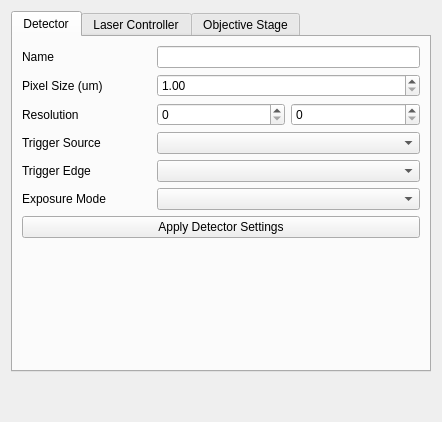
<?xml version="1.0" encoding="UTF-8"?>
<ui version="4.0">
 <class>Form</class>
 <widget class="QWidget" name="Form">
  <property name="geometry">
   <rect>
    <x>0</x>
    <y>0</y>
    <width>442</width>
    <height>422</height>
   </rect>
  </property>
  <property name="windowTitle">
   <string>Form</string>
  </property>
  <layout class="QGridLayout" name="gridLayout">
   <item row="0" column="0">
    <widget class="QTabWidget" name="tabWidget">
     <property name="currentIndex">
      <number>0</number>
     </property>
     <widget class="QWidget" name="tab_detector">
      <attribute name="title">
       <string>Detector</string>
      </attribute>
      <layout class="QGridLayout" name="gridLayout_2">
       <item row="3" column="1">
        <widget class="QSpinBox" name="spinBox_resolution_x">
         <property name="maximum">
          <number>1000000</number>
         </property>
        </widget>
       </item>
       <item row="3" column="0">
        <widget class="QLabel" name="label_resolution">
         <property name="text">
          <string>Resolution</string>
         </property>
        </widget>
       </item>
       <item row="2" column="1" colspan="2">
        <widget class="QDoubleSpinBox" name="doubleSpinBox_pixelsize">
         <property name="decimals">
          <number>2</number>
         </property>
         <property name="minimum">
          <double>1.000000000000000</double>
         </property>
         <property name="maximum">
          <double>10000.000000000000000</double>
         </property>
         <property name="singleStep">
          <double>0.010000000000000</double>
         </property>
        </widget>
       </item>
       <item row="6" column="0">
        <widget class="QLabel" name="label_exposure_mode">
         <property name="text">
          <string>Exposure Mode</string>
         </property>
        </widget>
       </item>
       <item row="3" column="2">
        <widget class="QSpinBox" name="spinBox_resolution_y">
         <property name="maximum">
          <number>1000000000</number>
         </property>
        </widget>
       </item>
       <item row="4" column="1" colspan="2">
        <widget class="QComboBox" name="comboBox_trigger_source"/>
       </item>
       <item row="0" column="0">
        <widget class="QLabel" name="label_name">
         <property name="text">
          <string>Name</string>
         </property>
        </widget>
       </item>
       <item row="0" column="1" colspan="2">
        <widget class="QLineEdit" name="lineEdit_detector_name"/>
       </item>
       <item row="5" column="1" colspan="2">
        <widget class="QComboBox" name="comboBox_trigger_edge"/>
       </item>
       <item row="7" column="0" colspan="3">
        <widget class="QPushButton" name="pushButton_apply_detector_settings">
         <property name="text">
          <string>Apply Detector Settings</string>
         </property>
        </widget>
       </item>
       <item row="2" column="0">
        <widget class="QLabel" name="label_pixelsize">
         <property name="text">
          <string>Pixel Size (um)</string>
         </property>
        </widget>
       </item>
       <item row="4" column="0">
        <widget class="QLabel" name="label_trigger_source">
         <property name="text">
          <string>Trigger Source</string>
         </property>
        </widget>
       </item>
       <item row="8" column="0" colspan="3">
        <spacer name="verticalSpacer">
         <property name="orientation">
          <enum>Qt::Vertical</enum>
         </property>
         <property name="sizeHint" stdset="0">
          <size>
           <width>20</width>
           <height>40</height>
          </size>
         </property>
        </spacer>
       </item>
       <item row="5" column="0">
        <widget class="QLabel" name="label_trigger_edge">
         <property name="text">
          <string>Trigger Edge</string>
         </property>
        </widget>
       </item>
       <item row="6" column="1" colspan="2">
        <widget class="QComboBox" name="comboBox_exposure_mode"/>
       </item>
      </layout>
     </widget>
     <widget class="QWidget" name="tab_laser_controller">
      <attribute name="title">
       <string>Laser Controller</string>
      </attribute>
      <layout class="QGridLayout" name="gridLayout_3">
       <item row="1" column="0">
        <widget class="QLabel" name="label_lc_type">
         <property name="text">
          <string>Type</string>
         </property>
        </widget>
       </item>
       <item row="0" column="0">
        <widget class="QLabel" name="label_lc_name">
         <property name="text">
          <string>Name</string>
         </property>
        </widget>
       </item>
       <item row="8" column="0">
        <widget class="QLabel" name="label_laser_color">
         <property name="text">
          <string>Colour</string>
         </property>
        </widget>
       </item>
       <item row="5" column="1">
        <widget class="QSpinBox" name="spinBox_laser_wavelength">
         <property name="maximum">
          <number>10000000</number>
         </property>
        </widget>
       </item>
       <item row="3" column="0">
        <widget class="QLabel" name="label_laser_name">
         <property name="text">
          <string>Name</string>
         </property>
        </widget>
       </item>
       <item row="6" column="0">
        <widget class="QLabel" name="label_laser_power">
         <property name="text">
          <string>Power (%)</string>
         </property>
        </widget>
       </item>
       <item row="9" column="0" colspan="2">
        <widget class="QPushButton" name="pushButton_apply_laser_settings">
         <property name="text">
          <string>Apply Laser Settings</string>
         </property>
        </widget>
       </item>
       <item row="6" column="1">
        <widget class="QDoubleSpinBox" name="doubleSpinBox_laser_power">
         <property name="decimals">
          <number>2</number>
         </property>
         <property name="maximum">
          <double>100.000000000000000</double>
         </property>
         <property name="singleStep">
          <double>0.100000000000000</double>
         </property>
        </widget>
       </item>
       <item row="8" column="1">
        <widget class="QCheckBox" name="checkBox_laser_enabled">
         <property name="text">
          <string>Enabled</string>
         </property>
        </widget>
       </item>
       <item row="1" column="1">
        <widget class="QLineEdit" name="lineEdit_lc_type"/>
       </item>
       <item row="3" column="1">
        <widget class="QLineEdit" name="lineEdit_laser_name"/>
       </item>
       <item row="2" column="0">
        <widget class="QLabel" name="label_selected_laser">
         <property name="text">
          <string>Laser</string>
         </property>
        </widget>
       </item>
       <item row="2" column="1">
        <widget class="QComboBox" name="comboBox_selected_laser"/>
       </item>
       <item row="7" column="1">
        <widget class="QDoubleSpinBox" name="doubleSpinBox_laser_exposure">
         <property name="decimals">
          <number>2</number>
         </property>
         <property name="maximum">
          <double>10000000.000000000000000</double>
         </property>
         <property name="value">
          <double>1.000000000000000</double>
         </property>
        </widget>
       </item>
       <item row="4" column="1">
        <widget class="QLineEdit" name="lineEdit_laser_id"/>
       </item>
       <item row="0" column="1">
        <widget class="QLineEdit" name="lineEdit_lc_name"/>
       </item>
       <item row="7" column="0">
        <widget class="QLabel" name="label_laser_exposure">
         <property name="text">
          <string>Exposure (ms)</string>
         </property>
        </widget>
       </item>
       <item row="4" column="0">
        <widget class="QLabel" name="label_laser_id">
         <property name="text">
          <string>ID</string>
         </property>
        </widget>
       </item>
       <item row="5" column="0">
        <widget class="QLabel" name="label_laser_wavelength">
         <property name="text">
          <string>Wavelength (nm)</string>
         </property>
        </widget>
       </item>
       <item row="10" column="0" colspan="2">
        <spacer name="verticalSpacer_3">
         <property name="orientation">
          <enum>Qt::Vertical</enum>
         </property>
         <property name="sizeHint" stdset="0">
          <size>
           <width>20</width>
           <height>40</height>
          </size>
         </property>
        </spacer>
       </item>
      </layout>
     </widget>
     <widget class="QWidget" name="tab_objective_stage">
      <attribute name="title">
       <string>Objective Stage</string>
      </attribute>
      <layout class="QGridLayout" name="gridLayout_4">
       <item row="4" column="0" colspan="2">
        <widget class="QLabel" name="label_absolute_position">
         <property name="text">
          <string>Absolute Movement (um)</string>
         </property>
        </widget>
       </item>
       <item row="0" column="0">
        <widget class="QLabel" name="label_current_position">
         <property name="text">
          <string>Current Position (um)</string>
         </property>
        </widget>
       </item>
       <item row="1" column="1">
        <widget class="QDoubleSpinBox" name="doubleSpinBox_saved_position">
         <property name="minimum">
          <double>-1000000000.000000000000000</double>
         </property>
         <property name="maximum">
          <double>10000000000.000000000000000</double>
         </property>
        </widget>
       </item>
       <item row="6" column="0" colspan="2">
        <widget class="QPushButton" name="pushButton_move_absolute">
         <property name="text">
          <string>Move to Position</string>
         </property>
        </widget>
       </item>
       <item row="9" column="0">
        <widget class="QPushButton" name="pushButton_move_relative_down">
         <property name="text">
          <string>Move Down</string>
         </property>
        </widget>
       </item>
       <item row="5" column="0" colspan="2">
        <widget class="QDoubleSpinBox" name="doubleSpinBox_absolute_position">
         <property name="alignment">
          <set>Qt::AlignCenter</set>
         </property>
         <property name="minimum">
          <double>-100000000.000000000000000</double>
         </property>
         <property name="maximum">
          <double>1000000000.000000000000000</double>
         </property>
        </widget>
       </item>
       <item row="2" column="1">
        <widget class="QPushButton" name="pushButton_save_position">
         <property name="text">
          <string>Save Position</string>
         </property>
        </widget>
       </item>
       <item row="2" column="0">
        <widget class="QPushButton" name="pushButton_get_position">
         <property name="text">
          <string>Get Position</string>
         </property>
        </widget>
       </item>
       <item row="0" column="1">
        <widget class="QDoubleSpinBox" name="doubleSpinBox_current_position">
         <property name="minimum">
          <double>-10000000000.000000000000000</double>
         </property>
         <property name="maximum">
          <double>100000000.000000000000000</double>
         </property>
        </widget>
       </item>
       <item row="9" column="1">
        <widget class="QPushButton" name="pushButton_move_relative_up">
         <property name="text">
          <string>Move Up</string>
         </property>
        </widget>
       </item>
       <item row="7" column="0" colspan="2">
        <widget class="QLabel" name="label_relative_position">
         <property name="text">
          <string>Relative Movement (um)</string>
         </property>
        </widget>
       </item>
       <item row="8" column="0" colspan="2">
        <widget class="QDoubleSpinBox" name="doubleSpinBox_relative_position">
         <property name="alignment">
          <set>Qt::AlignCenter</set>
         </property>
         <property name="minimum">
          <double>-100000000.000000000000000</double>
         </property>
         <property name="maximum">
          <double>1000000000.000000000000000</double>
         </property>
        </widget>
       </item>
       <item row="1" column="0">
        <widget class="QLabel" name="label_saved_position">
         <property name="text">
          <string>Saved Position (um)</string>
         </property>
        </widget>
       </item>
       <item row="10" column="0" colspan="2">
        <spacer name="verticalSpacer_4">
         <property name="orientation">
          <enum>Qt::Vertical</enum>
         </property>
         <property name="sizeHint" stdset="0">
          <size>
           <width>20</width>
           <height>40</height>
          </size>
         </property>
        </spacer>
       </item>
       <item row="3" column="0" colspan="2">
        <widget class="QPushButton" name="pushButton_go_to_saved_position">
         <property name="text">
          <string>Go To Saved Position</string>
         </property>
        </widget>
       </item>
      </layout>
     </widget>
    </widget>
   </item>
   <item row="1" column="0">
    <spacer name="verticalSpacer_2">
     <property name="orientation">
      <enum>Qt::Vertical</enum>
     </property>
     <property name="sizeHint" stdset="0">
      <size>
       <width>20</width>
       <height>40</height>
      </size>
     </property>
    </spacer>
   </item>
  </layout>
 </widget>
 <resources/>
 <connections/>
</ui>
